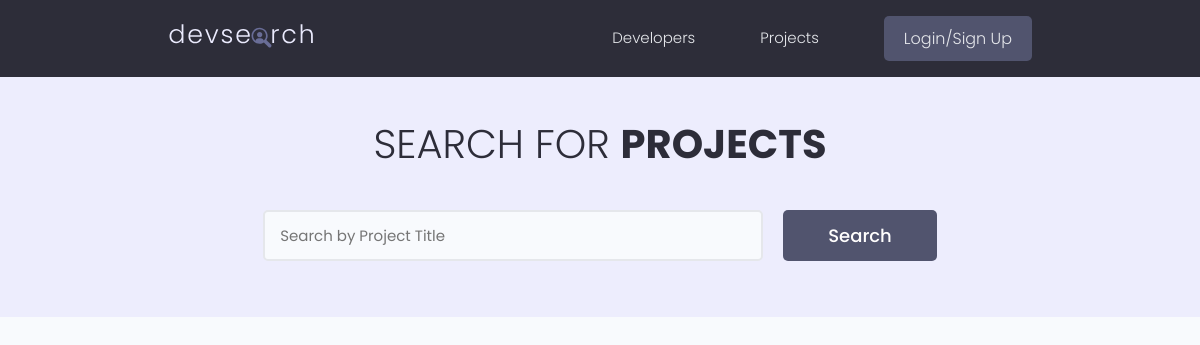
Page /projects on the earlier database version.
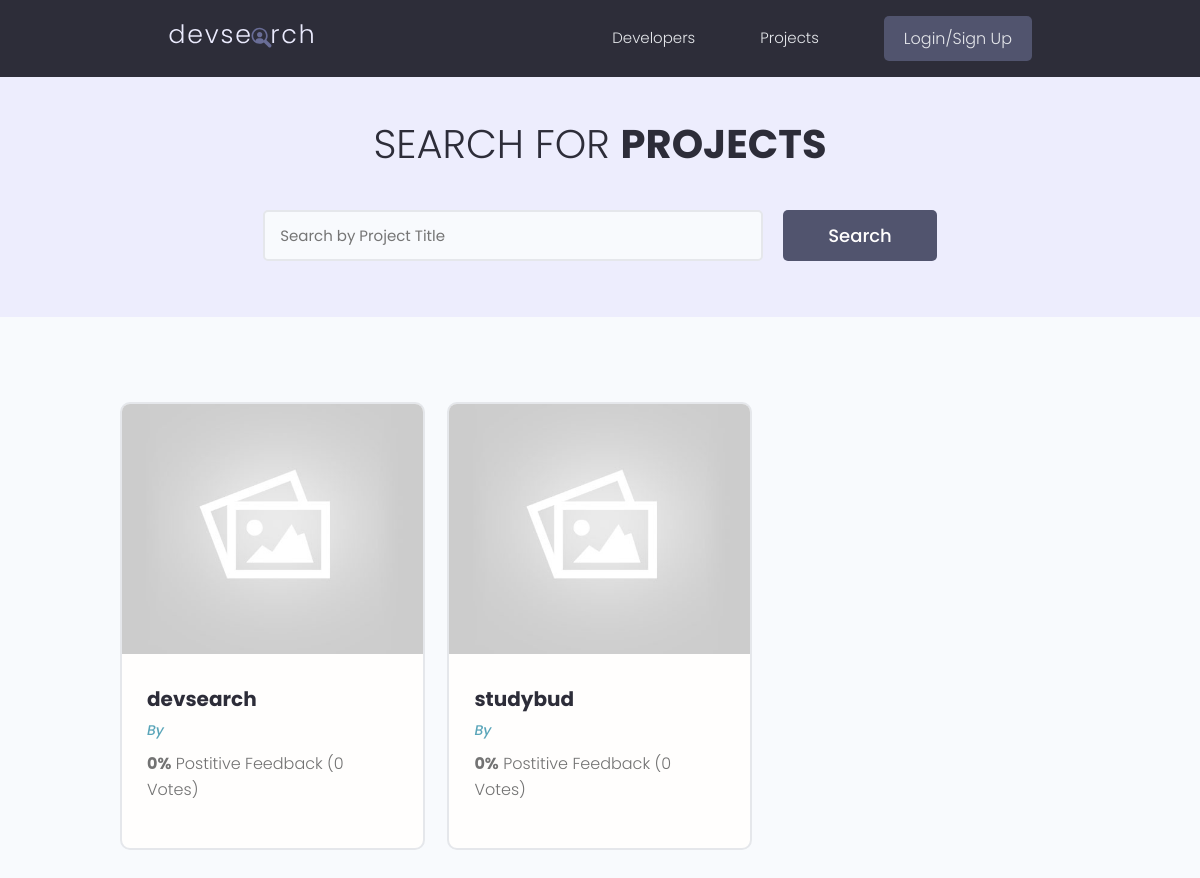
Same page on the later database version.
### projects/models.py (models this page shows, shortened)
class Project(models.Model):
    owner = models.ForeignKey(Profile, null=True, blank=True, on_delete=models.SET_NULL)
    title = models.CharField(max_length=50)
    description = models.TextField(null=True, blank=True)
    featured_image = models.ImageField(default='default.jpg', blank=True, null=True)
    tags = models.ManyToManyField("Tag", blank=True)
    demo_link = models.CharField(max_length=2000, null=True, blank=True)
    source_link = models.CharField(max_length=2000, null=True, blank=True)
    vote_total = models.IntegerField(default=0, null=True, blank=True)
    vote_ratio = models.IntegerField(default=0, null=True, blank=True)
    created = models.DateTimeField(auto_now_add=True)
    id = models.UUIDField(default=uuid.uuid4, primary_key=True, unique=True, editable=False)

### projects/views.py (the view)
# urls.py: path('projects', include('projects.urls')),
def projects(request):
    projects = Project.objects.all()
    context = {
        'projects': projects,
    }
    return render(request, 'projects/projects.html', context)

### projects/templates/projects/projects.html (shortened to what this page needs)
{% extends 'base.html' %}
{% load static %}
{% block content %}
<main class="projects">
    <section class="hero-section text-center">
        <div class="container container--narrow">
        <div class="hero-section__box">
            <h2>Search for <span>Projects</span></h2>
        </div>
        <div class="hero-section__search">
            <form class="form" action="#" method="get">
            <div class="form__field">
                <input class="input input--text" id="formInput#search" type="text" name="text"
                placeholder="Search by Project Title" />
            </div>
            <input class="btn btn--sub btn--lg" type="submit" value="Search" />
            </form>
        </div>
        </div>
    </section>
    <section class="projectsList">
        <div class="container">
        <div class="grid grid--three">
            {% for project in projects %}
            <div class="column">
                <div class="card project">
                    <a href="{% url 'single-project' project.id %}" class="project">
                    <img class="project__thumbnail" src="{{project.featured_image.url}}" alt="project thumbnail" />
                    <div class="card__body">
                        <h3 class="project__title">{{project.title}}</h3>
                        <p><a class="project__author" href="{% url 'single-profile' project.owner.id %}">By {{project.owner.name}}</a></p>
                        <p class="project--rating">
                        <span style="font-weight: bold;">{{project.vote_ratio}}%</span> Postitive
                        Feedback ({{project.vote_total}} Vote{{project.vote_total|pluralize:'s'}})
                        </p>
                    </div>
                    </a>
                </div>
            </div>
            {% endfor %}
        </div>
        </div>
    </section>
</main>
{% endblock content %}

Differences in the rows shown:
added Project: featured_image (placeholder picture), title "devsearch", vote_ratio "0", vote_total "0"
added Project: featured_image (placeholder picture), title "studybud", vote_ratio "0", vote_total "0"
